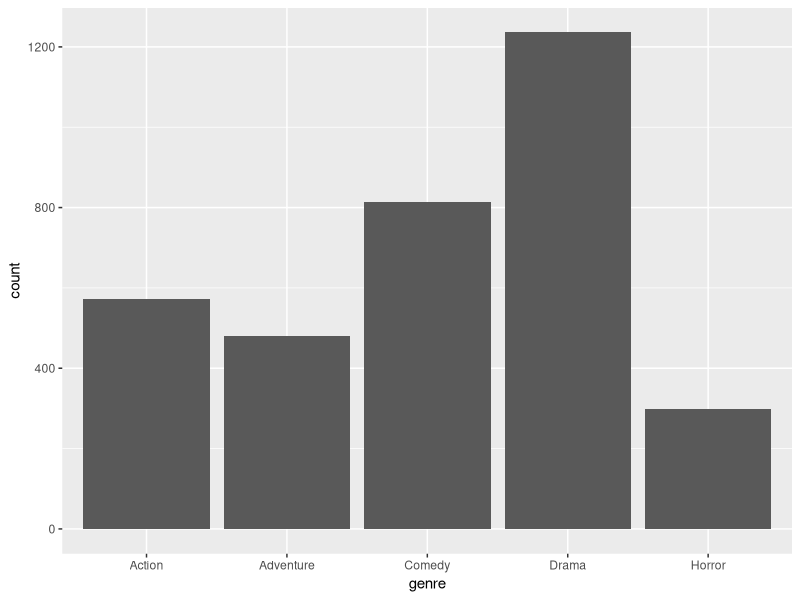
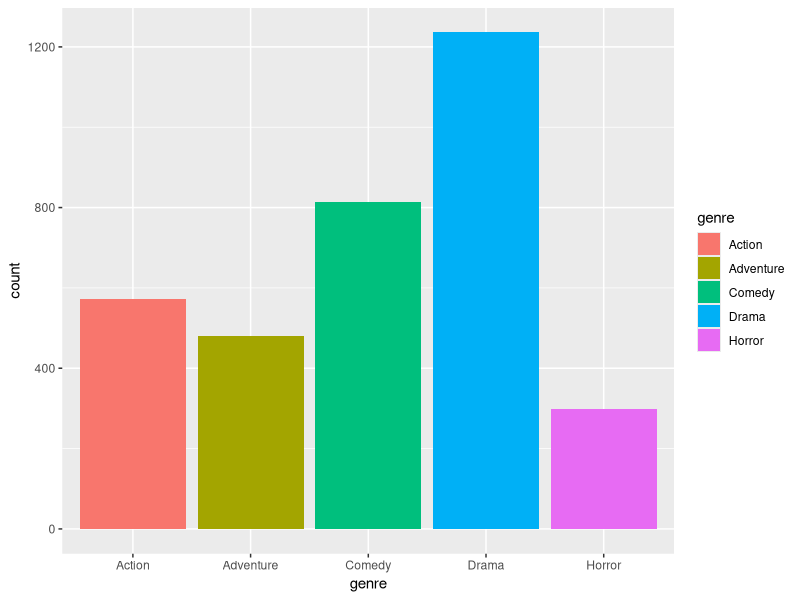
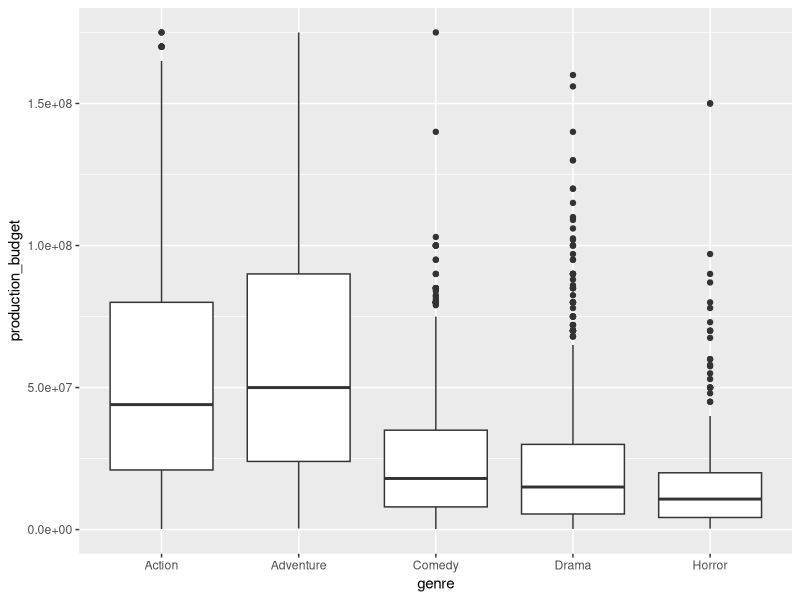
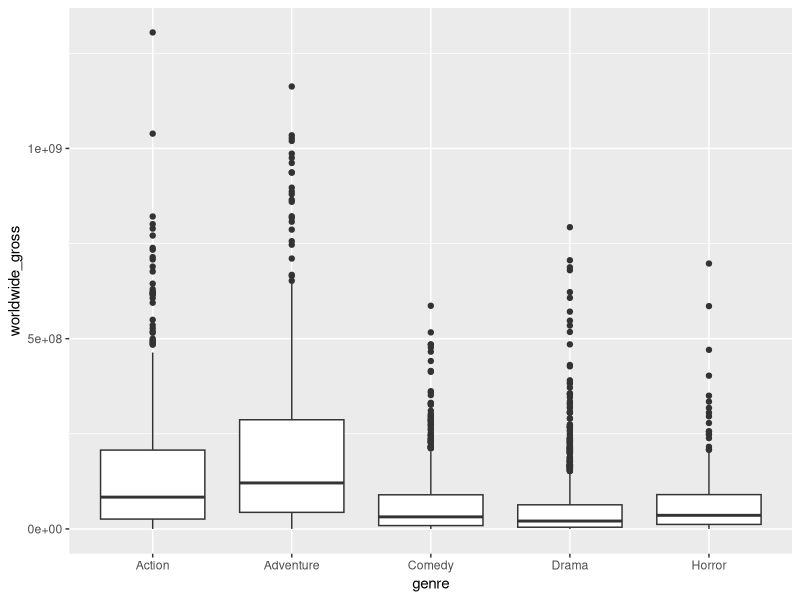
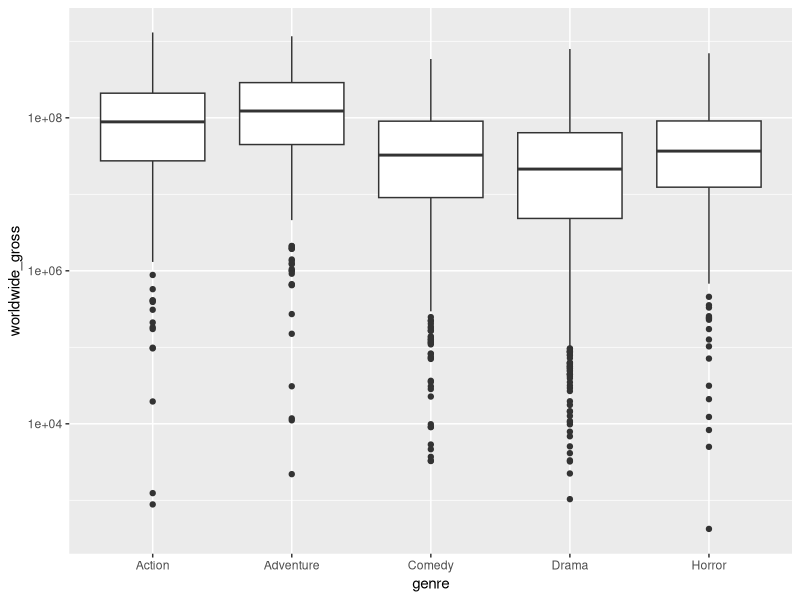
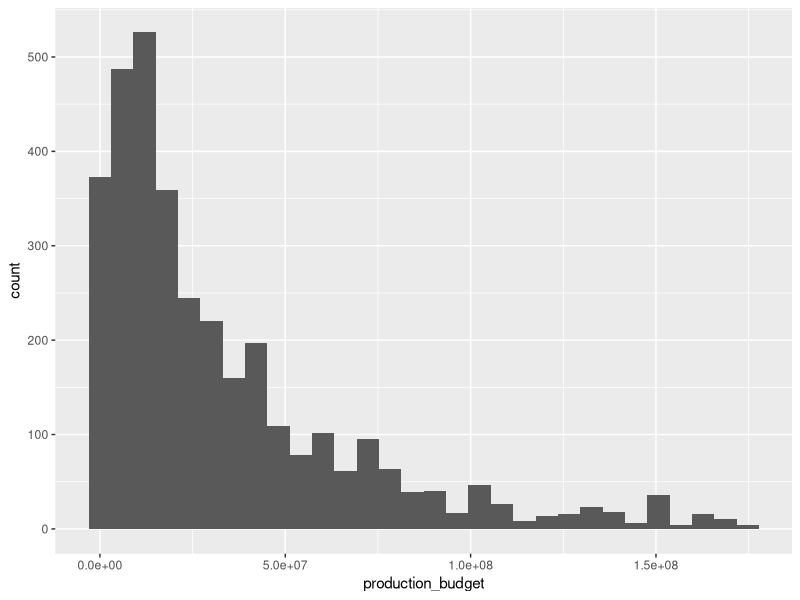
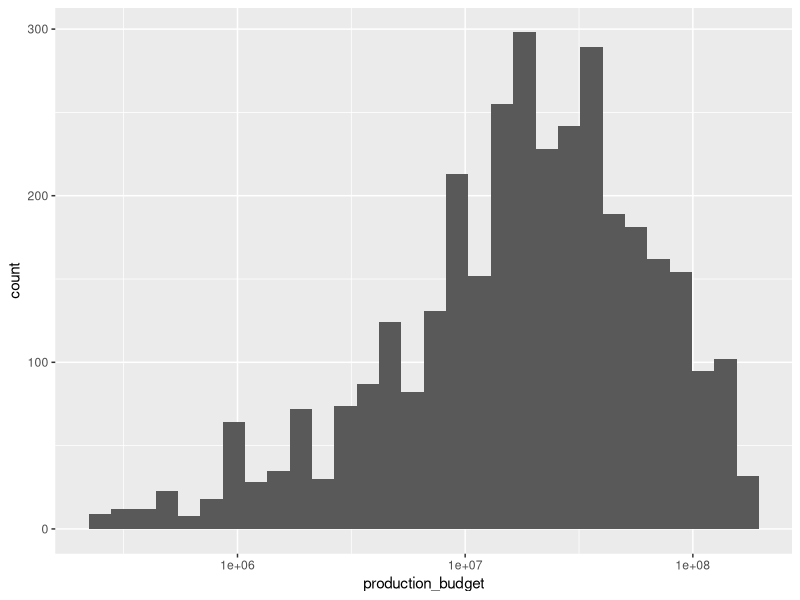
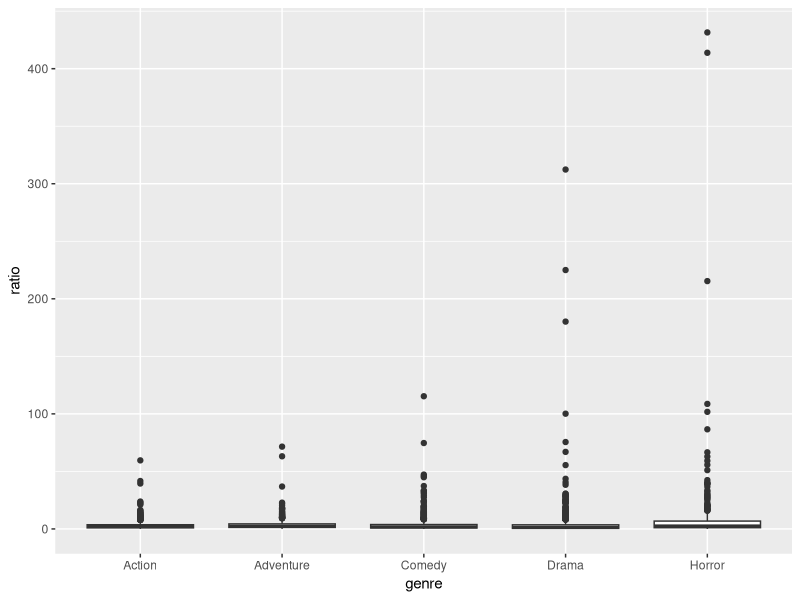

These figures' R source, in order:
## ---- chunk 1
knitr::include_graphics("https://media1.giphy.com/media/12uXi1GXBibALC/giphy.gif?cid=790b7611b18e6742d84000cc3f90537deb5f1e324e8dc52b&rid=giphy.gif")
## ---- chunk 2
library(tidyverse)
movies <- read_csv("../data/movie_profit/movie_profit.csv")
glimpse(movies) # see every column in the data frame
## ---- chunk 3
ggplot(movies,         # the data
       aes(x= genre))+ # what to plot
  geom_bar()           # type of plot

## ---- chunk 4
ggplot(movies,                        # the data
       aes(x = genre, fill = genre))+ # what to plot
  geom_bar()                          # type of plot

## ---- chunk 5
ggplot(movies, aes(x = genre, y = production_budget))+
  geom_boxplot()
## ---- chunk 6
ggplot(movies, aes(x = genre, y = worldwide_gross))+
  geom_boxplot()
## ---- chunk 7
ggplot(movies,aes(x = genre, y = worldwide_gross))+
  geom_boxplot() +
  scale_y_log10()
## ---- chunk 8
ggplot(movies, aes(x = production_budget)) +
  geom_histogram()
## ---- chunk 9
ggplot(movies, aes(x = production_budget)) +
  geom_histogram()+
  scale_x_log10()
## ---- chunk 10
# calculate the ratio of worldwide gross profit and production budget
movies_ratio <- movies %>% mutate(ratio=worldwide_gross/production_budget)

ggplot(movies_ratio,aes(x = genre, y = ratio))+
  geom_boxplot()
## ---- chunk 11
ggplot(movies_ratio,aes(x = genre, y = ratio))+
  geom_boxplot()+
  scale_y_log10()
## ---- chunk 12
ggplot(movies, aes(x= production_budget,y= worldwide_gross))+  
       geom_point()
## ---- chunk 13
ggplot(movies, aes(x = production_budget, y = worldwide_gross)) +
  geom_point() +
  scale_x_log10() + scale_y_log10()
## ---- chunk 14
movies_clean <- movies %>% filter(worldwide_gross!=0)

ggplot(movies_clean, aes(x = production_budget, y = worldwide_gross)) +
  geom_point() +
  scale_x_log10() + scale_y_log10()
## ---- chunk 15
ggplot(movies_clean, aes(x = production_budget, y = worldwide_gross)) +
  geom_point(alpha=0.5) +
  stat_smooth(method = "lm", col = "red", se = FALSE)+
  scale_x_log10() + scale_y_log10()
